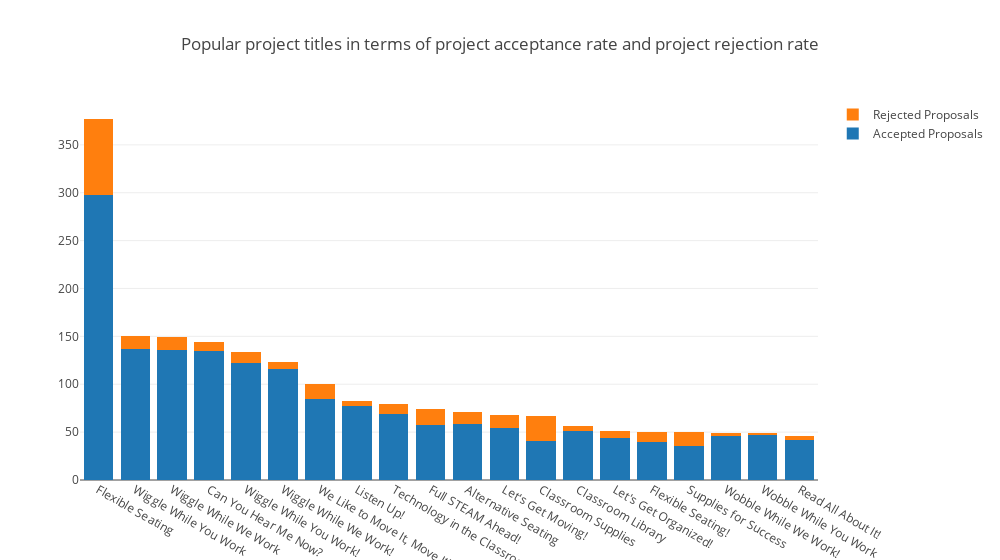

Write notebook code for a chart like this one.
### Markdown cell above
### 5.6 Influence of Project Title on Acceptance Rate

### Code cell
temp = train_data["project_title"].value_counts().head(20)
#print(temp.values)
temp_y0 = []
temp_y1 = []
for val in temp.index:
    temp_y1.append(np.sum(target_data[train_data["project_title"]==val] == 1))
    temp_y0.append(np.sum(target_data[train_data["project_title"]==val] == 0))    
trace1 = go.Bar(
    x = temp.index,
    y = temp_y1,
    name='Accepted Proposals'
)
trace2 = go.Bar(
    x = temp.index,
    y = temp_y0, 
    name='Rejected Proposals'
)

data = [trace1, trace2]
layout = go.Layout(
    title = "Popular project titles in terms of project acceptance rate and project rejection rate",
    barmode='stack',
    width = 1000
)

fig = go.Figure(data=data, layout=layout)
py.iplot(fig)

### Figure 1 — Plotly figure (JSON) as saved in the notebook; plotly's stock layout.template omitted (floating-point values rounded to 4 significant figures)
{"data": [{"name": "Accepted Proposals", "type": "bar", "x": ["Flexible Seating", "Wiggle While You Work", "Wiggle While We Work", "Can You Hear Me Now?", "Wiggle While You Work!", "Wiggle While We Work!", "We Like to Move It, Move It!", "Listen Up!", "Technology in the Classroom", "Full STEAM Ahead!", "Alternative Seating", "Let's Get Moving!", "Classroom Supplies", "Classroom Library", "Let's Get Organized!", "Flexible Seating!", "Supplies for Success", "Wobble While We Work!", "Wobble While You Work", "Read All About It!"], "y": [298, 137, 136, 135, 122, 116, 85, 77, 69, 57, 58, 54, 41, 51, 44, 40, 36, 46, 47, 42]}, {"name": "Rejected Proposals", "type": "bar", "x": ["Flexible Seating", "Wiggle While You Work", "Wiggle While We Work", "Can You Hear Me Now?", "Wiggle While You Work!", "Wiggle While We Work!", "We Like to Move It, Move It!", "Listen Up!", "Technology in the Classroom", "Full STEAM Ahead!", "Alternative Seating", "Let's Get Moving!", "Classroom Supplies", "Classroom Library", "Let's Get Organized!", "Flexible Seating!", "Supplies for Success", "Wobble While We Work!", "Wobble While You Work", "Read All About It!"], "y": [79, 13, 13, 9, 12, 7, 15, 6, 10, 17, 13, 14, 26, 5, 7, 10, 14, 3, 2, 4]}], "layout": {"barmode": "stack", "title": "Popular project titles in terms of project acceptance rate and project rejection rate", "width": 1000}}
